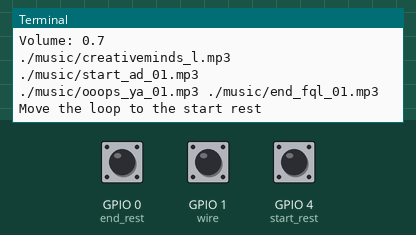
Simulated run of this program. Board: Raspberry Pi (BCM pin numbers). Parts: the last lines printed to the terminal. The inputs (shaded band) are chosen by the test bench; at power-on: GPIO 4 (start_rest) HIGH, GPIO 0 (end_rest) HIGH, GPIO 1 (wire) HIGH. The clock reads 2024-03-15 10:24:30 at power-on unless the program sets it; sound played through the audio output is not drawn and takes no time.

Above: at 1.2 s.
1.3 s: GPIO 4 (start_rest) pulled LOW for 0.25 s
At 1.9 s:
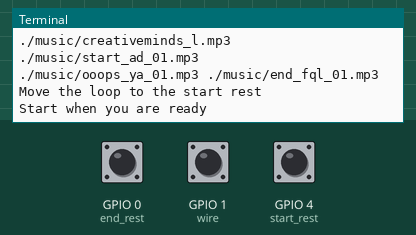
3.6 s: GPIO 0 (end_rest) pulled LOW for 0.25 s
At 4.2 s:
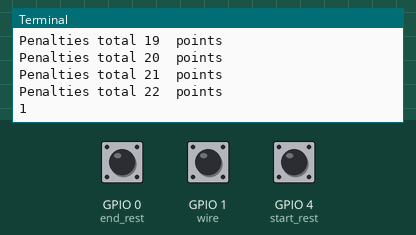
6.8 s: GPIO 4 (start_rest) pulled LOW for 3.2 s
At 10.42 s:
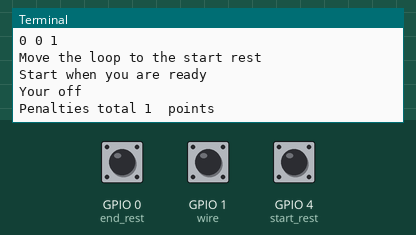
11.5 s: GPIO 1 (wire) pulled LOW for 0.25 s
At 13.2 s:
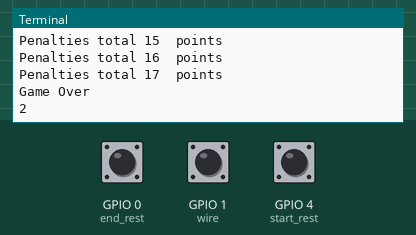
Timing chart, 0 to 14.7 s (numbered marks = the images above; inputs shaded):
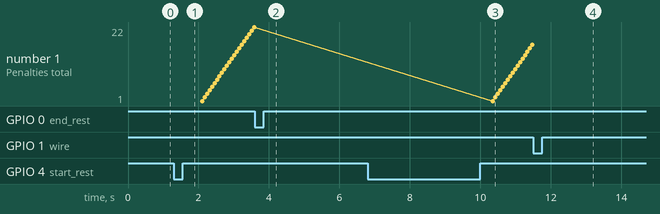

The program:

v1_timer.py
```python
# -*- coding: utf-8 -*-
import RPi.GPIO as GPIO
import time
import pygame
import datetime

def setVolume(volume):
    if volume >= 0 and volume <=100:
        volumeValue = volume/100.
        pygame.mixer.music.set_volume(volumeValue)
        print('Volume: ' + str(volumeValue))
    else:
        print('Ooops, Please set the valid volume.')

def musicSetup(volume):
    pygame.mixer.init()
    setVolume(volume)

def soundSelect(bgmFile,startFile,ooopsFile,endFile):
    #bgm = pygame.mixer.music.load(bgmFile)
    #start = pygame.mixer.music.load(startFile)
    #ooops = pygame.mixer.music.load(ooopsFile)
    #end = pygame.mixer.music.load(endFile)
    bgm = pygame.mixer.Sound(bgmFile)
    start = pygame.mixer.Sound(startFile)
    ooops = pygame.mixer.Sound(ooopsFile)
    end = pygame.mixer.Sound(endFile)
    print(bgm, start,ooops,end)
    return (bgm, start,ooops,end)

def play(soundFile, times):
    bgm = pygame.mixer.music.load(soundFile)
    pygame.mixer.music.play(times)


def stopPlay():
    pygame.mixer.music.stop()

GPIO.setmode(GPIO.BCM)
GPIO.setup(4, GPIO.IN, pull_up_down=GPIO.PUD_UP)
GPIO.setup(0, GPIO.IN, pull_up_down=GPIO.PUD_UP)
GPIO.setup(1, GPIO.IN, pull_up_down=GPIO.PUD_UP)

print("Steady Hands game")
delay = range(0,5000)
dum = 0
start_rest = 4
end_rest = 0
wire = 1
# musicSetup(cfile='./music/creativeminds.mp3',volume=10)
musicSetup(volume=70)
bgmSound,startSound, ooopsSound, endSound = ('./music/creativeminds_l.mp3', './music/start_ad_01.mp3', './music/ooops_ya_01.mp3', './music/end_fql_01.mp3')
badSound = './music/ooops_ya_02.mp3'
yongshi = './music/yongshi.mp3'
yi = './music/one.mp3'
er = './music/two.mp3'
san = './music/three.mp3'
si = './music/four.mp3'
wu = './music/five.mp3'
liu = './music/six.mp3'
qi = './music/seven.mp3'
ba = './music/eight.mp3'
jiu = './music/nine.mp3'
shi = './music/ten.mp3'
bai = './music/100.mp3'
fen = './music/fen.mp3'
miao = './music/miao.mp3'
ling = './music/0.mp3'

print(bgmSound,startSound,ooopsSound,endSound)
while True:
    print("Move the loop to the start rest")
    stopPlay()
    while GPIO.input(start_rest) != 0:
        time.sleep(0.2)
    print("Start when you are ready")
    play(startSound,5)
    time.sleep(0.7)
    while GPIO.input(start_rest) == 0:
        time.sleep(0.1)
    play(bgmSound,-1)
    print("Your off")
    penalty = 0
    start_time = datetime.datetime.now()
    errorCounter = 0
    happyFlag = True
    while GPIO.input(end_rest) != 0:
        if GPIO.input(wire) != 0:
            penalty = penalty + 1
            print("Penalties total", penalty, " points")
            time.sleep(0.07)
        else:
            # stopPlay()
            play(ooopsSound,1)
            time.sleep(1)
            errorCounter = errorCounter + 1
            happyFlag = False
            print('Game Over')
            break
    end_time = datetime.datetime.now()
    total_time =(end_time  - start_time).seconds
    print(total_time)
    stopPlay()
    if happyFlag == True:
        play(endSound,1)
        time.sleep(2)
        ones = total_time%100%10
        tens = total_time%100//10
        huns = total_time//100
        print(huns,tens,ones)
        play(yongshi,1)
        time.sleep(1)
        if huns == 1:
            play(yi,1)
            time.sleep(1)
        elif huns == 2:
            play(er,1)
            time.sleep(1)
        elif huns == 3:
            play(san,1)
            time.sleep(1)
        elif huns == 4:
            play(si,1)
            time.sleep(1)
        elif huns == 5:
            play(wu,1)
            time.sleep(1)
        elif huns == 6:
            play(liu,1)
            time.sleep(1)
        elif huns == 7:
            play(qi,1)
            time.sleep(1)
        elif huns == 8:
            play(ba,1)
            time.sleep(1)
        elif huns == 9:
            play(jiu,1)
            time.sleep(1)
        else:
            pass

        if huns > 0:
            play(bai,1)
            time.sleep(1)

        if tens == 1:
            play(yi,1)
        elif tens == 2:
            play(er,1)
        elif tens == 3:
            play(san,1)
        elif tens == 4:
            play(si,1)
        elif tens == 5:
            play(wu,1)
        elif tens == 6:
            play(liu,1)
        elif tens == 7:
            play(qi,1)
        elif tens == 8:
            play(ba,1)
        elif tens == 9:
            play(jiu,1)
        else:
            if huns == 0:
                pass
            else:
                play(ling,1)
        time.sleep(1)
        if huns == 0 and tens == 0:
            pass
        else:
            play(shi,1)
            time.sleep(1)


        if ones == 1:
            play(yi,1)
        elif ones == 2:
            play(er,1)
        elif ones == 3:
            play(san,1)
        elif ones == 4:
            play(si,1)
        elif ones == 5:
            play(wu,1)
        elif ones == 6:
            play(liu,1)
        elif ones == 7:
            play(qi,1)
        elif ones == 8:
            play(ba,1)
        elif ones == 9:
            play(jiu,1)
        else:
            pass
        time.sleep(1)
        play(miao,1)
        time.sleep(1)
    else:
        play(badSound,1)
        time.sleep(1.5)
```

Measured:
- after the input at 1.3 s, the terminal: prints a new line after 0.10 s (image 1)
- after the input at 3.6 s, the terminal: prints a new line after 0.05 s (image 2)
- after the input at 6.8 s, the terminal: prints a new line after 2.9 s (image 3)
- after the input at 11.5 s, the terminal: prints a new line after 1.0 s (image 4)
- plotted number 1: 22 → 17 after the input at 6.8 s
